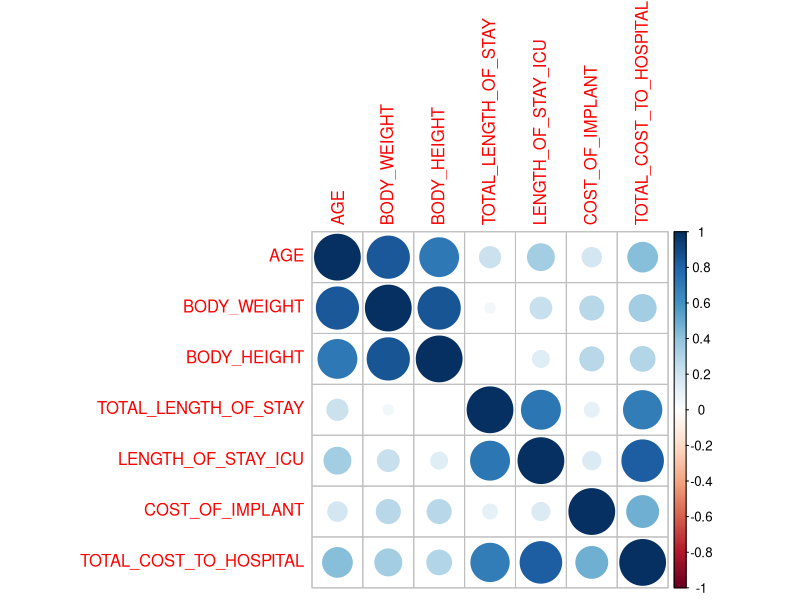
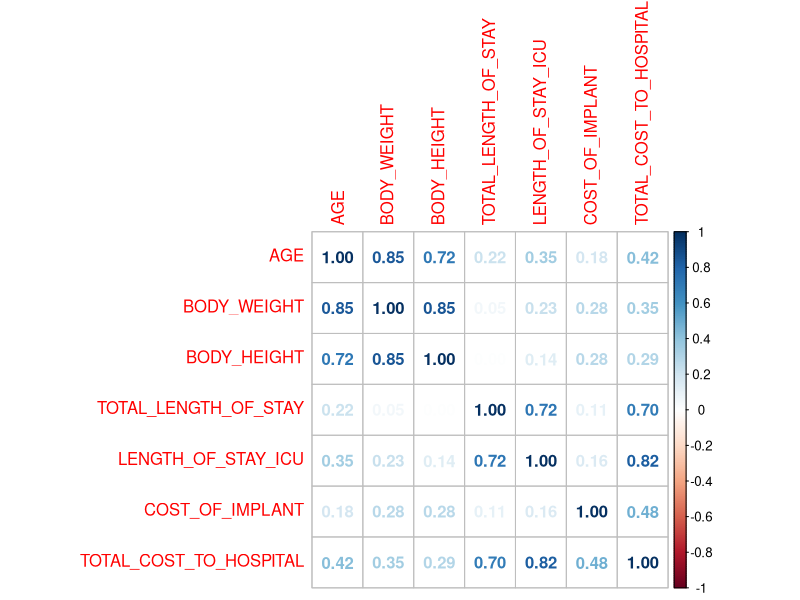
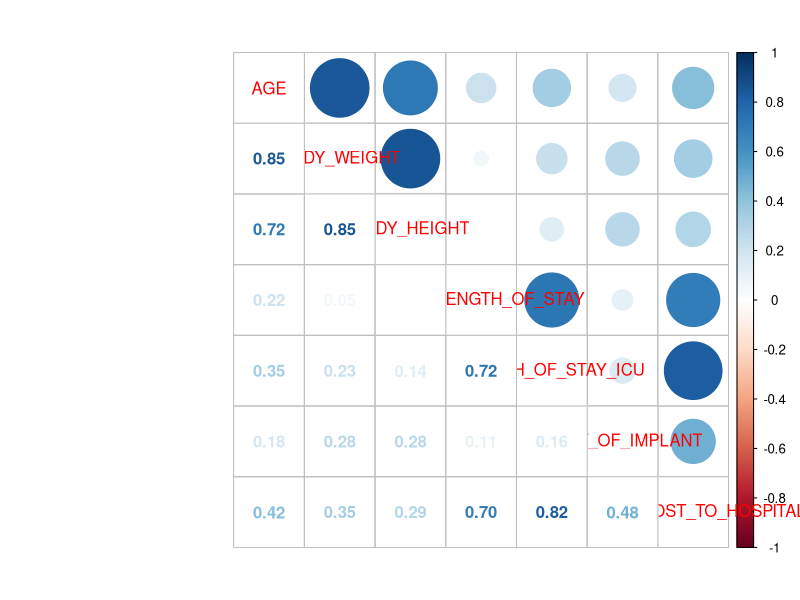
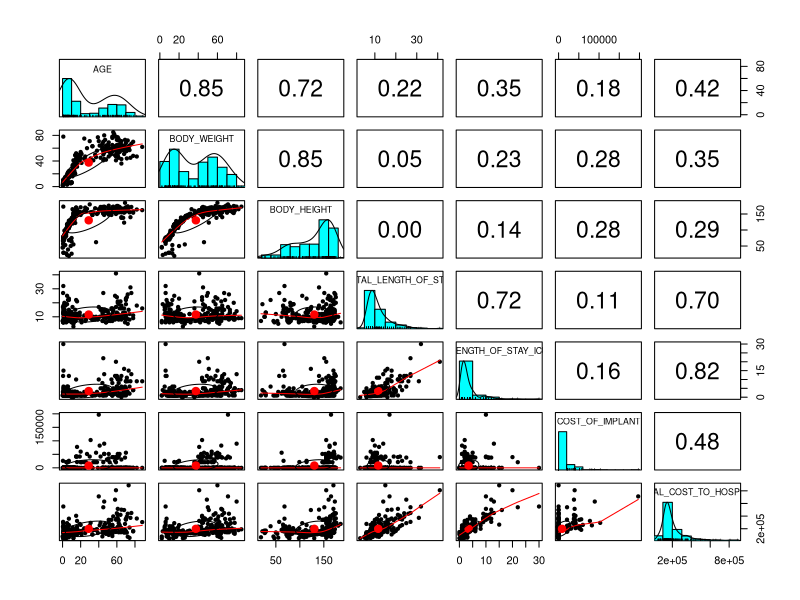
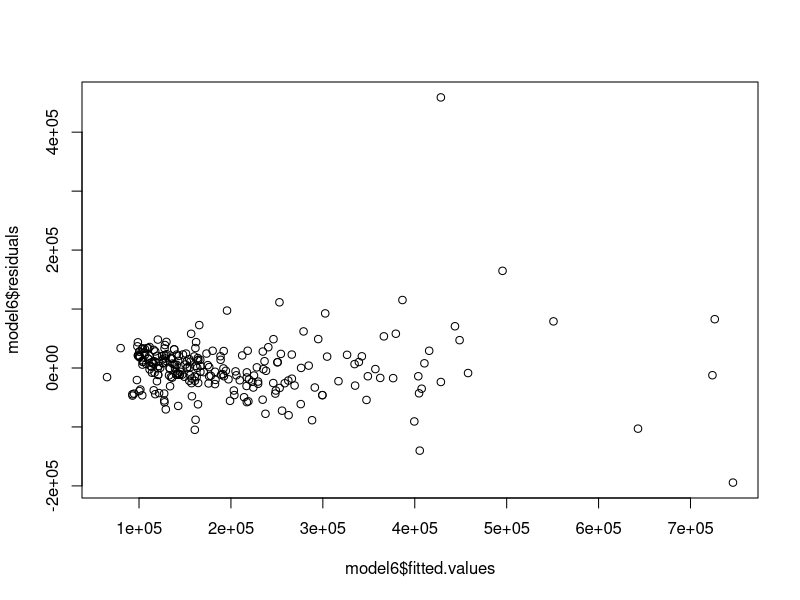

Here is the R script that generated these plots, in order:
setwd("C:/Users/Souvik/Downloads/PPA")

library(car)
library(corrplot)
library(caret)
library(caTools)
library(psych)

Mission_Hospital <- read.csv("Mission Hospital.csv", header = TRUE)
dim(Mission_Hospital)
str(Mission_Hospital)
summary(Mission_Hospital)
which(is.na(Mission_Hospital))
which(is.na(Mission_Hospital$BODY_WEIGHT))

#Simple Linear Regression to check if there is association b/w  Total Cost and Body Weight 
model0 <- lm(TOTAL_COST_TO_HOSPITAL  ~ BODY_WEIGHT, data = Mission_Hospital)
summary(model0)

#the correlation between variable "Age", "Body Weight", "Body Height", 
#"Total Length of Stay", "Length of Stay ICU", "Cost of Implant", "Total Cost to Hospital"

which(is.na(Mission_Hospital$AGE))
which(is.na(Mission_Hospital$BODY_HEIGHT))
which(is.na(Mission_Hospital$TOTAL_LENGTH_OF_STAY))
which(is.na(Mission_Hospital$LENGTH_OF_STAY_ICU))
which(is.na(Mission_Hospital$COST_OF_IMPLANT))
which(is.na(Mission_Hospital$TOTAL_COST_TO_HOSPITAL))

cr <- cor(Mission_Hospital[c("AGE","BODY_WEIGHT","BODY_HEIGHT","TOTAL_LENGTH_OF_STAY",
                             "LENGTH_OF_STAY_ICU","COST_OF_IMPLANT","TOTAL_COST_TO_HOSPITAL")])
cr
corrplot(cr, type = "full")
corrplot(cr,method = "number")
corrplot.mixed(cr)

#pairs panels 
pairs.panels(Mission_Hospital[c("AGE","BODY_WEIGHT","BODY_HEIGHT","TOTAL_LENGTH_OF_STAY",
                                "LENGTH_OF_STAY_ICU","COST_OF_IMPLANT","TOTAL_COST_TO_HOSPITAL")])

#Models Creating

model1 <- lm(TOTAL_COST_TO_HOSPITAL  ~ AGE, data = Mission_Hospital)
summary(model1)

model2 <- lm(TOTAL_COST_TO_HOSPITAL  ~ AGE+BODY_WEIGHT , data = Mission_Hospital)
summary(model2)

model3 <- lm(TOTAL_COST_TO_HOSPITAL  ~ AGE+BODY_HEIGHT , data = Mission_Hospital)
summary(model3)

model4 <- lm(TOTAL_COST_TO_HOSPITAL  ~ AGE+TOTAL_LENGTH_OF_STAY , data = Mission_Hospital)
summary(model4)

model5 <- lm(TOTAL_COST_TO_HOSPITAL  ~ AGE+TOTAL_LENGTH_OF_STAY+LENGTH_OF_STAY_ICU , data = Mission_Hospital)
summary(model5)

model6 <- lm(TOTAL_COST_TO_HOSPITAL  ~ AGE+TOTAL_LENGTH_OF_STAY+LENGTH_OF_STAY_ICU+COST_OF_IMPLANT , data = Mission_Hospital)
summary(model6)

#Heteroscedasticity check 
plot(model6$fitted.values,model6$residuals)

#to remove outliers
findoutliers<- function(TOTAL_LENGTH_OF_STAY){
  lowerq= quantile(TOTAL_LENGTH_OF_STAY)
  upperq= quantile(TOTAL_LENGTH_OF_STAY)
  iqr= upperq-lowerq
  extremelower= lowerq-(iqr*3)
  extremeupper= upperq+(iqr*3)
  result<- which(TOTAL_LENGTH_OF_STAY>extremeupper|TOTAL_LENGTH_OF_STAY<extremelower)
  return(result)
}
View(Mission_Hospital[findoutliers(Mission_Hospital$TOTAL_LENGTH_OF_STAY)])
